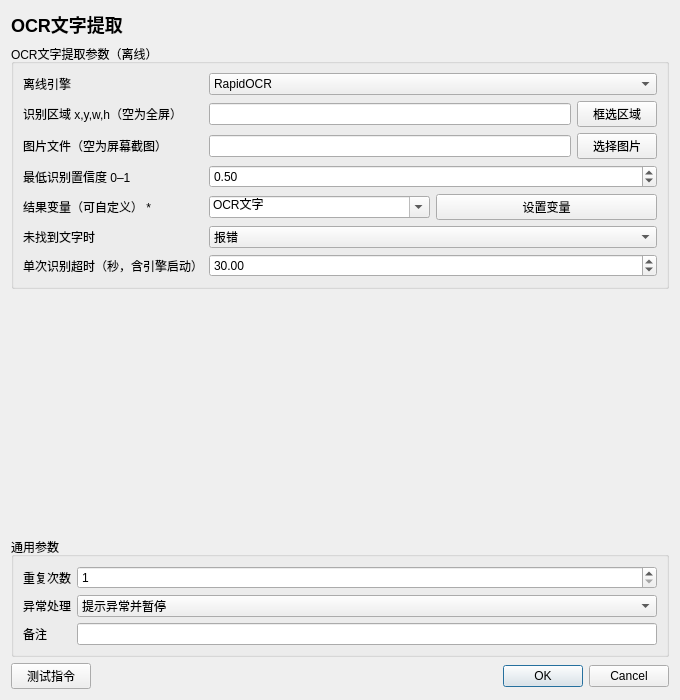
<?xml version='1.0' encoding='utf-8'?>
<ui version="4.0">
  <class>InstructionEditor</class>
  <widget class="QDialog" name="InstructionEditor">
    <property name="geometry">
      <rect>
        <x>0</x>
        <y>0</y>
        <width>680</width>
        <height>700</height>
      </rect>
    </property>
    <property name="minimumSize">
      <size>
        <width>560</width>
        <height>480</height>
      </size>
    </property>
    <property name="windowTitle">
      <string>OCR文字提取</string>
    </property>
    <layout class="QVBoxLayout" name="rootLayout">
      <item>
        <widget class="QLabel" name="titleLabel">
          <property name="text">
            <string>OCR文字提取</string>
          </property>
          <property name="styleSheet">
            <string>font-size: 18px; font-weight: 600;</string>
          </property>
        </widget>
      </item>
      <item>
        <widget class="QGroupBox" name="parameterGroupBox">
          <property name="title">
            <string>OCR文字提取参数（离线）</string>
          </property>
          <layout class="QFormLayout" name="parameterFormLayout">
            <item row="0" column="0">
              <widget class="QLabel" name="parameterLabel_0">
                <property name="text">
                  <string>离线引擎</string>
                </property>
              </widget>
            </item>
            <item row="0" column="1">
              <widget class="QWidget" name="parameterContainer_0">
                <layout class="QHBoxLayout" name="parameterLayout_0">
                  <property name="leftMargin">
                    <number>0</number>
                  </property>
                  <property name="topMargin">
                    <number>0</number>
                  </property>
                  <property name="rightMargin">
                    <number>0</number>
                  </property>
                  <property name="bottomMargin">
                    <number>0</number>
                  </property>
                  <item>
                    <widget class="QComboBox" name="parameter_0">
                      <item>
                        <property name="text">
                          <string>RapidOCR</string>
                        </property>
                      </item>
                      <item>
                        <property name="text">
                          <string>微信OCR</string>
                        </property>
                      </item>
                      <property name="currentIndex">
                        <number>0</number>
                      </property>
                    </widget>
                  </item>
                </layout>
              </widget>
            </item>
            <item row="1" column="0">
              <widget class="QLabel" name="parameterLabel_1">
                <property name="text">
                  <string>识别区域 x,y,w,h（空为全屏）</string>
                </property>
              </widget>
            </item>
            <item row="1" column="1">
              <widget class="QWidget" name="parameterContainer_1">
                <layout class="QHBoxLayout" name="parameterLayout_1">
                  <property name="leftMargin">
                    <number>0</number>
                  </property>
                  <property name="topMargin">
                    <number>0</number>
                  </property>
                  <property name="rightMargin">
                    <number>0</number>
                  </property>
                  <property name="bottomMargin">
                    <number>0</number>
                  </property>
                  <item>
                    <widget class="QLineEdit" name="parameter_1">
                      <property name="text">
                        <string />
                      </property>
                    </widget>
                  </item>
                  <item>
                    <widget class="QPushButton" name="auxiliary_1">
                      <property name="text">
                        <string>框选区域</string>
                      </property>
                    </widget>
                  </item>
                </layout>
              </widget>
            </item>
            <item row="2" column="0">
              <widget class="QLabel" name="parameterLabel_2">
                <property name="text">
                  <string>图片文件（空为屏幕截图）</string>
                </property>
              </widget>
            </item>
            <item row="2" column="1">
              <widget class="QWidget" name="parameterContainer_2">
                <layout class="QHBoxLayout" name="parameterLayout_2">
                  <property name="leftMargin">
                    <number>0</number>
                  </property>
                  <property name="topMargin">
                    <number>0</number>
                  </property>
                  <property name="rightMargin">
                    <number>0</number>
                  </property>
                  <property name="bottomMargin">
                    <number>0</number>
                  </property>
                  <item>
                    <widget class="QLineEdit" name="parameter_2">
                      <property name="text">
                        <string />
                      </property>
                    </widget>
                  </item>
                  <item>
                    <widget class="QPushButton" name="auxiliary_2">
                      <property name="text">
                        <string>选择图片</string>
                      </property>
                    </widget>
                  </item>
                </layout>
              </widget>
            </item>
            <item row="3" column="0">
              <widget class="QLabel" name="parameterLabel_3">
                <property name="text">
                  <string>最低识别置信度 0–1</string>
                </property>
              </widget>
            </item>
            <item row="3" column="1">
              <widget class="QWidget" name="parameterContainer_3">
                <layout class="QHBoxLayout" name="parameterLayout_3">
                  <property name="leftMargin">
                    <number>0</number>
                  </property>
                  <property name="topMargin">
                    <number>0</number>
                  </property>
                  <property name="rightMargin">
                    <number>0</number>
                  </property>
                  <property name="bottomMargin">
                    <number>0</number>
                  </property>
                  <item>
                    <widget class="QDoubleSpinBox" name="parameter_3">
                      <property name="minimum">
                        <double>0</double>
                      </property>
                      <property name="maximum">
                        <double>1</double>
                      </property>
                      <property name="value">
                        <double>0.5</double>
                      </property>
                      <property name="decimals">
                        <number>2</number>
                      </property>
                    </widget>
                  </item>
                </layout>
              </widget>
            </item>
            <item row="4" column="0">
              <widget class="QLabel" name="parameterLabel_4">
                <property name="text">
                  <string>结果变量（可自定义） *</string>
                </property>
              </widget>
            </item>
            <item row="4" column="1">
              <widget class="QWidget" name="parameterContainer_4">
                <layout class="QHBoxLayout" name="parameterLayout_4">
                  <property name="leftMargin">
                    <number>0</number>
                  </property>
                  <property name="topMargin">
                    <number>0</number>
                  </property>
                  <property name="rightMargin">
                    <number>0</number>
                  </property>
                  <property name="bottomMargin">
                    <number>0</number>
                  </property>
                  <item>
                    <widget class="QComboBox" name="parameter_4">
                      <property name="editable">
                        <bool>true</bool>
                      </property>
                      <item>
                        <property name="text">
                          <string>OCR文字</string>
                        </property>
                      </item>
                      <property name="currentIndex">
                        <number>0</number>
                      </property>
                    </widget>
                  </item>
                  <item>
                    <widget class="QPushButton" name="auxiliary_4">
                      <property name="text">
                        <string>设置变量</string>
                      </property>
                    </widget>
                  </item>
                </layout>
              </widget>
            </item>
            <item row="5" column="0">
              <widget class="QLabel" name="parameterLabel_5">
                <property name="text">
                  <string>未找到文字时</string>
                </property>
              </widget>
            </item>
            <item row="5" column="1">
              <widget class="QWidget" name="parameterContainer_5">
                <layout class="QHBoxLayout" name="parameterLayout_5">
                  <property name="leftMargin">
                    <number>0</number>
                  </property>
                  <property name="topMargin">
                    <number>0</number>
                  </property>
                  <property name="rightMargin">
                    <number>0</number>
                  </property>
                  <property name="bottomMargin">
                    <number>0</number>
                  </property>
                  <item>
                    <widget class="QComboBox" name="parameter_5">
                      <item>
                        <property name="text">
                          <string>报错</string>
                        </property>
                      </item>
                      <item>
                        <property name="text">
                          <string>返回空值</string>
                        </property>
                      </item>
                      <property name="currentIndex">
                        <number>0</number>
                      </property>
                    </widget>
                  </item>
                </layout>
              </widget>
            </item>
            <item row="6" column="0">
              <widget class="QLabel" name="parameterLabel_6">
                <property name="text">
                  <string>单次识别超时（秒，含引擎启动）</string>
                </property>
              </widget>
            </item>
            <item row="6" column="1">
              <widget class="QWidget" name="parameterContainer_6">
                <layout class="QHBoxLayout" name="parameterLayout_6">
                  <property name="leftMargin">
                    <number>0</number>
                  </property>
                  <property name="topMargin">
                    <number>0</number>
                  </property>
                  <property name="rightMargin">
                    <number>0</number>
                  </property>
                  <property name="bottomMargin">
                    <number>0</number>
                  </property>
                  <item>
                    <widget class="QDoubleSpinBox" name="parameter_6">
                      <property name="minimum">
                        <double>1</double>
                      </property>
                      <property name="maximum">
                        <double>300</double>
                      </property>
                      <property name="value">
                        <double>30</double>
                      </property>
                      <property name="decimals">
                        <number>2</number>
                      </property>
                    </widget>
                  </item>
                </layout>
              </widget>
            </item>
          </layout>
        </widget>
      </item>
      <item>
        <spacer name="verticalSpacer">
          <property name="orientation">
            <enum>Qt::Vertical</enum>
          </property>
          <property name="sizeHint" stdset="0">
            <size>
              <width>20</width>
              <height>20</height>
            </size>
          </property>
        </spacer>
      </item>
      <item>
        <widget class="QGroupBox" name="commonGroupBox">
          <property name="title">
            <string>通用参数</string>
          </property>
          <layout class="QFormLayout" name="commonFormLayout">
            <item row="0" column="0">
              <widget class="QLabel" name="repeatLabel">
                <property name="text">
                  <string>重复次数</string>
                </property>
              </widget>
            </item>
            <item row="0" column="1">
              <widget class="QSpinBox" name="repeatSpinBox">
                <property name="minimum">
                  <number>1</number>
                </property>
                <property name="maximum">
                  <number>999999</number>
                </property>
                <property name="value">
                  <number>1</number>
                </property>
              </widget>
            </item>
            <item row="1" column="0">
              <widget class="QLabel" name="errorPolicyLabel">
                <property name="text">
                  <string>异常处理</string>
                </property>
              </widget>
            </item>
            <item row="1" column="1">
              <widget class="QComboBox" name="errorPolicyComboBox">
                <item>
                  <property name="text">
                    <string>自动跳过</string>
                  </property>
                </item>
                <item>
                  <property name="text">
                    <string>提示异常并暂停</string>
                  </property>
                </item>
                <item>
                  <property name="text">
                    <string>提示异常并停止</string>
                  </property>
                </item>
                <property name="currentIndex">
                  <number>1</number>
                </property>
              </widget>
            </item>
            <item row="2" column="0">
              <widget class="QLabel" name="noteLabel">
                <property name="text">
                  <string>备注</string>
                </property>
              </widget>
            </item>
            <item row="2" column="1">
              <widget class="QLineEdit" name="noteEdit" />
            </item>
          </layout>
        </widget>
      </item>
      <item>
        <layout class="QHBoxLayout" name="footerLayout">
          <item>
            <widget class="QPushButton" name="testButton">
              <property name="text">
                <string>测试指令</string>
              </property>
            </widget>
          </item>
          <item>
            <spacer name="footerSpacer">
              <property name="orientation">
                <enum>Qt::Horizontal</enum>
              </property>
              <property name="sizeHint" stdset="0">
                <size>
                  <width>40</width>
                  <height>20</height>
                </size>
              </property>
            </spacer>
          </item>
          <item>
            <widget class="QDialogButtonBox" name="buttonBox">
              <property name="standardButtons">
                <set>QDialogButtonBox::Cancel|QDialogButtonBox::Ok</set>
              </property>
            </widget>
          </item>
        </layout>
      </item>
    </layout>
  </widget>
  <resources />
  <connections />
</ui>
